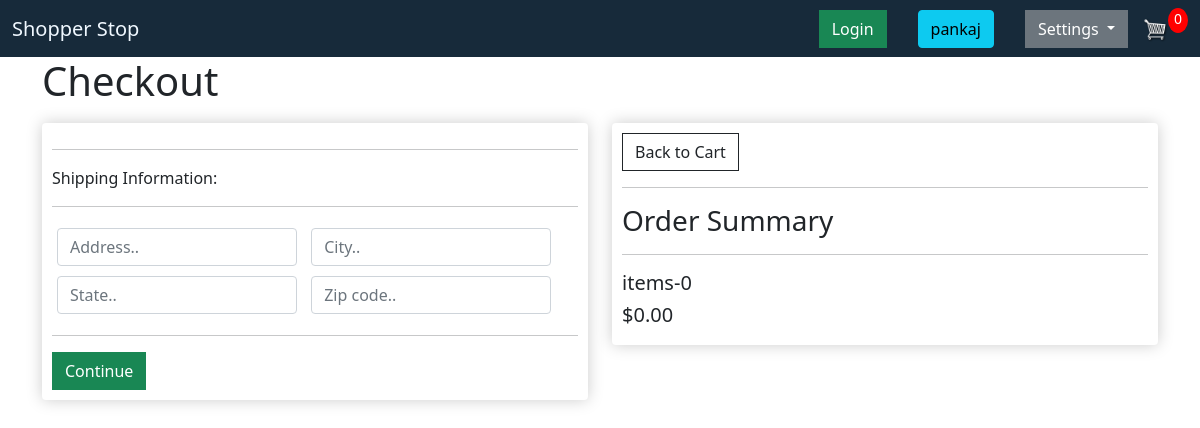
/check/ (signed in), run on an earlier commit of the app's database.
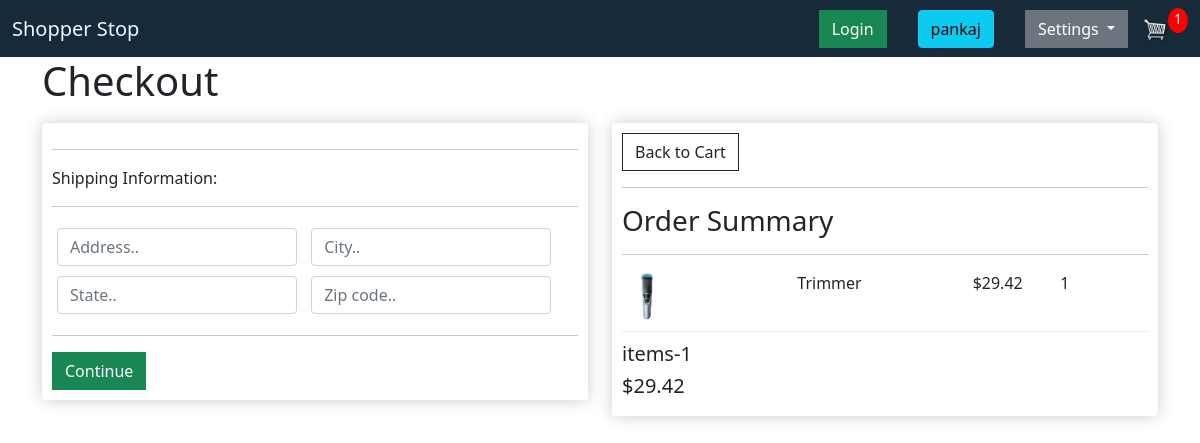
And on a later commit of the database.
### myapp/models.py (models this page shows, shortened)
class Order(models.Model):
    customer = models.ForeignKey(Customer, on_delete=models.SET_NULL, blank=True, null=True)
    order_date = models.DateTimeField(auto_now_add=True)
    complete = models.BooleanField(default=False)
    transaction_id = models.CharField(max_length=250)
    @property
    def shipping(self):
        shipping = False
        orderitems = self.orderitem_set.all()
        for i in orderitems:
            if i.product.digital == False:
                shipping = True
            return shipping
    @property
    def get_cart_total(self):
        orderitems = self.orderitem_set.all()
        total = sum([item.get_total for item in orderitems])
        return total
    @property
    def get_cart_items(self):
        orderitems = self.orderitem_set.all()
        total = sum([item.quantity for item in orderitems])
        return total

class OrderItem(models.Model):
    product = models.ForeignKey(Product, on_delete=models.SET_NULL, blank=True, null=True)
    order = models.ForeignKey(Order, on_delete=models.SET_NULL, blank=True, null=True)
    quantity = models.IntegerField(default=0, null=True, blank=True)
    date_added = models.DateTimeField(auto_now_add=True)
    @property
    def get_total(self):
        total = self.product.price * self.quantity
        return total

class Product(models.Model):
    name = models.CharField(max_length=200, null=True)
    price = models.FloatField(default=0.00)
    digital = models.BooleanField(default=False, blank=True, null=True)
    image = models.ImageField(blank=True, null=True)
    @property
    def imageURL(self):
        try:
            url = self.image.url
        except:
            url = ''
        return url

### myapp/views.py (the view)
# urls.py: path('check/', views.checkout, name='checkout'),
def checkout(request):
    if request.user.is_authenticated:
        customer = request.user.customer
        order, created = Order.objects.get_or_create(customer=customer, complete=False)
        items = order.orderitem_set.all()
        cartItems = order.get_cart_items
    else:
        items = []
        order = {'get_cart_total': 0, 'get_cart_items': 0, 'shipping': False}
        cartItems = order['get_cart_items']
    context = {'items': items, 'order':order, 'cartItems':cartItems}
    return render(request, 'myapp/checkout.html', context)

### myapp/templates/myapp/checkout.html (shortened to what this page needs)
{% extends 'myapp/base.html' %}
{% load static %}
{% block content %}
<h1>Checkout</h1>
 <div class="row">
		<div class="col-lg-6">
			<div class="box-element" id="form-wrapper">
                <form id="form">
                    <div id="shipping-info">
                        <hr>
						<p>Shipping Information:</p>
						<hr>
						<div class="form-field">
							<input class="form-control" type="text" name="address" placeholder="Address..">
						</div>
						<div class="form-field">
							<input class="form-control" type="text" name="city" placeholder="City..">
						</div>
						<div class="form-field">
							<input class="form-control" type="text" name="state" placeholder="State..">
						</div>
						<div class="form-field">
							<input class="form-control" type="text" name="zipcode" placeholder="Zip code..">
						</div>
                    </div>
                    <hr>
                    <input id='form-button' class="btn btn-success" type="submit" value="Continue">
                </form>
            </div>
     <br>
 </div>
		<div class="col-lg-6">
			<div class="box-element">
                <a  class="btn btn-outline-dark" href="{% url 'cart' %}"> Back to Cart</a>
                <hr>
                <h3>Order Summary</h3>
				<hr>
				{% for item in items%}
                <div class="cart-row">
					 <div style="flex:2"><img class="row-image" src="{{ item.product.imageURL }}"></div>
					<div style="flex:2"><p>{{item.product.name}}</p></div>
					<div style="flex:1"><p>${{item.product.price}}</p></div>
					<div style="flex:1"><p>{{item.quantity}}</p></div>
				</div>
				{% endfor %}
                <h5> items-{{ order.get_cart_items }} </h5>
				<h5>${{ order.get_cart_total|floatformat:2 }}</h5>
			</div>
		</div>
	</div>
{% endblock %}

### myapp/templates/myapp/base.html (shortened to what this page needs)
<!doctype HTML>
{% load static %}
<html>
<head>
    <link href="https://cdn.jsdelivr.net/npm/bootstrap@5.0.0-beta1/dist/css/bootstrap.min.css" rel="stylesheet">
  <link rel="stylesheet" href="{% static 'CSS/mystyle.css' %}">
</head>
<body>
<nav class="navbar navbar-expand-lg navbar-light bg-dark">
  <div class="container-fluid">
    <a class="navbar-brand" href="{% url 'index' %}" style="color: aliceblue;">Shopper Stop</a>
    <div class="collapse navbar-collapse" id="navbarSupportedContent">
      <ul class="navbar-nav me-auto mb-2 mb-lg-0">
        <li class="nav-item">
          <a class="nav-link active" aria-current="page" href="#"></a>
        </li>
      </ul>
        <div class="form-inline my-2 my-lg-0" style="margin-right: 3%;">
        <a href="{% url 'login' %}" class="btn btn-success">Login</a>
        </div>
        {% if user.is_authenticated %}
        <div class="form-inline my-2 my-lg-0" id="hello" style="margin-right: 3%;">
          <a class="btn btn-info rounded">{{user.username}}</a>
          </div>
        <div class="dropdown">
          <a class="btn btn-secondary dropdown-toggle" href="#" role="button" id="dropdownMenuLink" data-bs-toggle="dropdown" aria-expanded="false">
            Settings
          </a>
        </div>
        <a href="{% url 'cart' %}">
         <img id="cart-icon" src="{% static 'images/cart.png' %}">
        </a>
      <p id="cart-total">{{cartItems}}</p>
      {% endif %}
    </div>
  </div>
</nav>
<div class="container">
{% block content %}
{% endblock %}
</div>
</body>
</html>

### static/CSS/mystyle.css (style rules this page uses)
#cart-icon { width:25px; display:inline-block; }
.box-element { box-shadow:hsl(0, 0%, 80%) 0 0 16px; background-color: #fff; border-radius: 4px; padding: 10px; }
.bg-dark { background-color: #172a3a!important; }
#cart-icon { width:25px; display: inline-block; margin-left: 15px; }
#cart-total { display: block; text-align: center; color:#fff; background-color: red; width: 20px; height: 25px; border-radius: 50%; font-size: 14px; }
.col-lg-4, .col-lg-6, .col-lg-8, .col-lg-12 { margin-top: 10px; }
.btn { border-radius: 0; }
.row-image { width: 100px; }
.form-field { width:250px; display: inline-block; padding: 5px; }
.cart-row { display: flex; align-items: flex-stretch; padding-bottom: 10px; margin-bottom: 10px; border-bottom: 1px solid #ececec; }
.row-image { width:50px; height:50px; }

What changed in the data, as far as the page shows it:
no longer on this page (row edited): Order: get_cart_items "0", get_cart_total "0.00"
added OrderItem: product.imageURL (picture), product.name "Trimmer", product.price "29.42", quantity "1"
added Order: get_cart_items "1", get_cart_total "29.42"
Also different on the page:
{{ cartItems }}: "0" → "1"
